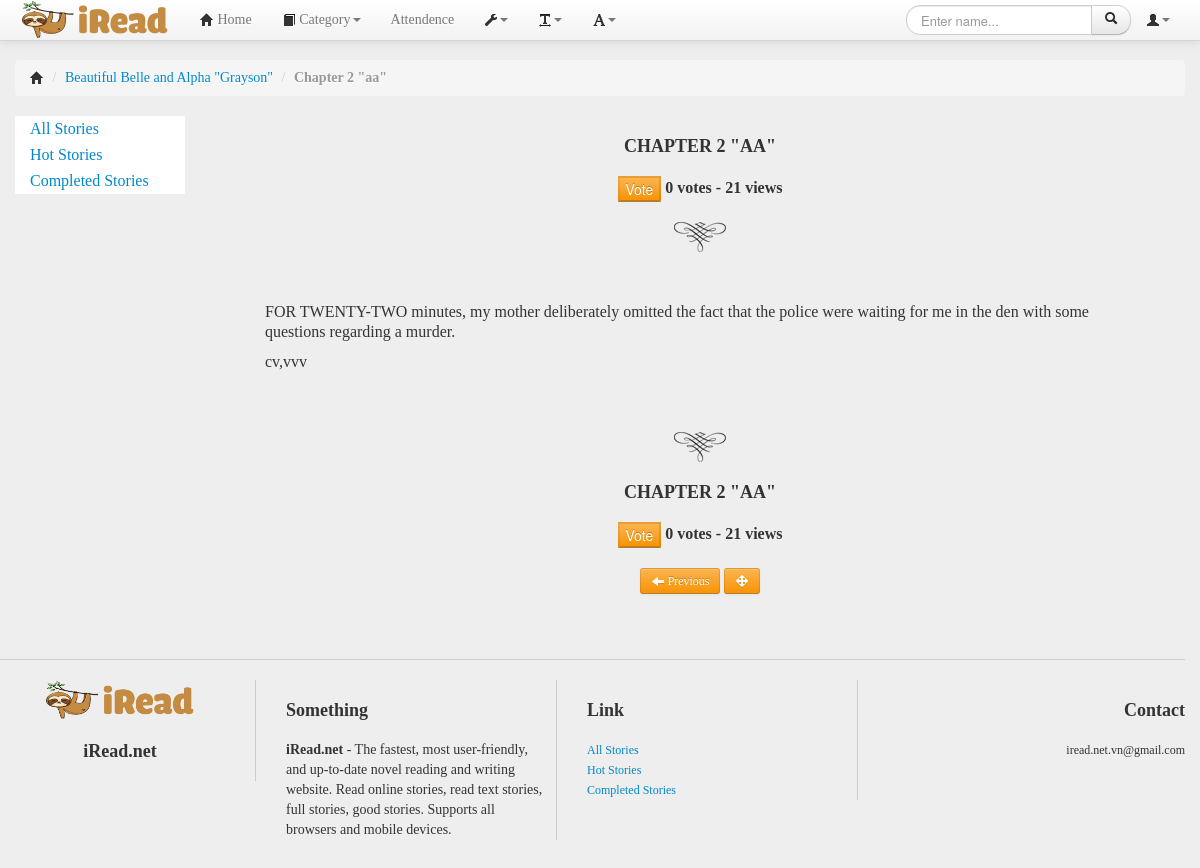
/readstory.php?storyID=1&chapterID=34 (signed in), run on an earlier commit of the app's database.
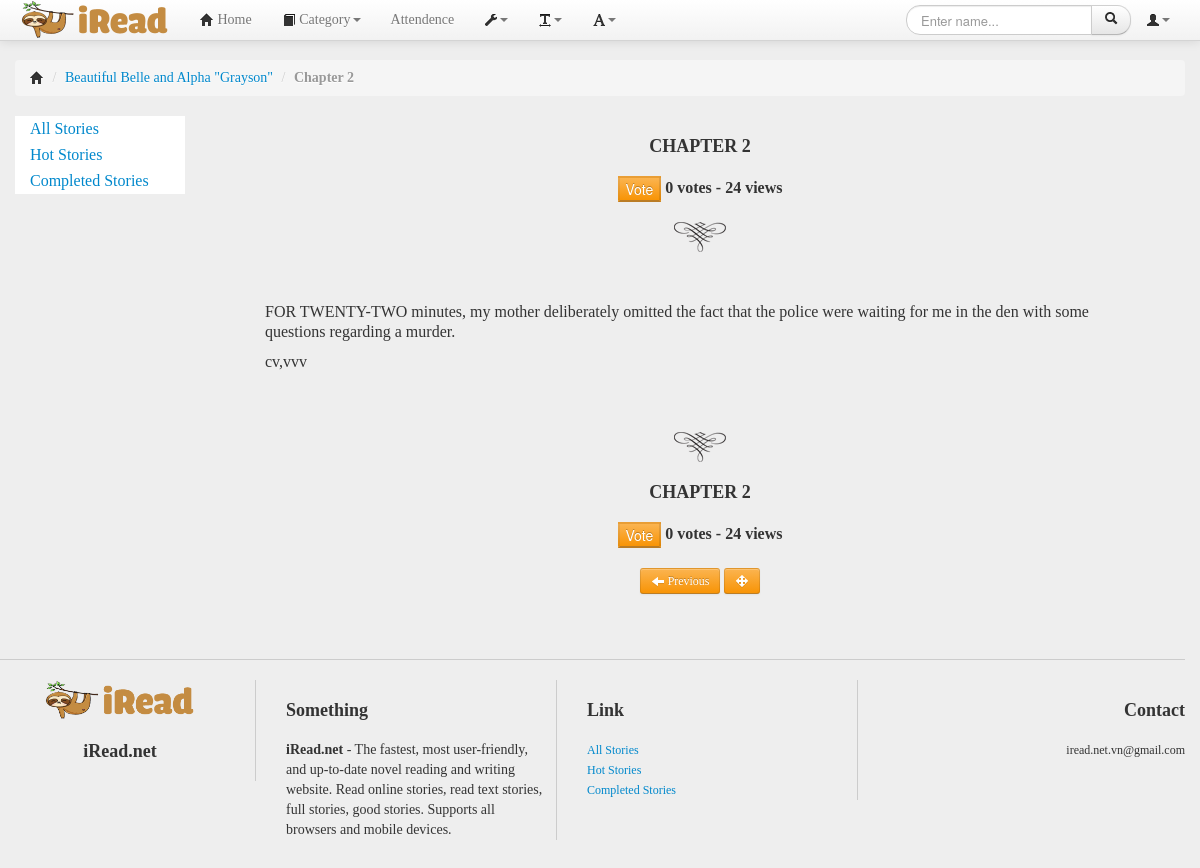
And on a later commit of the database.
### tables this page shows
CREATE TABLE `chapter` (
  `chapterID` bigint(20) NOT NULL,
  `chapterName` varchar(255) NOT NULL,
  `storyID` int(10) NOT NULL,
  `content` longtext NOT NULL,
  `requireCoin` tinyint(1) NOT NULL DEFAULT 0,
  `view` bigint(20) NOT NULL DEFAULT 0
);

### db.php (called while the page is built, shortened)
<?php
	$hostname='localhost';
	$username='root';
	$password='';
	$dbname='final_project';
	$port=3306;
	function query($sql)
	{
		global $hostname;
		global $username;
		global $password;
		global $dbname;
		global $port;
		$conn = new mysqli($hostname, $username, $password, $dbname, $port);
		$result = $conn->query($sql);
		$rows = mysqli_fetch_all($result);
		return $rows;
	}
	function decryptString($string)
	{
		$string = str_replace('!1$#5', '"', $string);
		$string = str_replace("^-&~5", "'", $string);
		return($string);
	}
?>

### readstory.php (the view, shortened to what the changed rows need)
<!DOCTYPE html>
<html lang="vi">
<head>
<link href="css/bootstrap-modal.css" rel="stylesheet">
<link href="css/bootstrap.min.css" rel="stylesheet">
<link href="css/bootstrap-responsive.css" rel="stylesheet">
<link href="css/yamm.css" rel="stylesheet">
<link href="css/style.css" rel="stylesheet">
<link href="css/chosen.css" rel="stylesheet">
</head>
<?php
	require_once("./db.php");
    if(!isset($_SESSION['username'])){
?>
    	<script >
			alert ("You must login to access this page!");
			window.location.replace("./login.php");
		</script>
<?php
	}else{
		if(isset($_GET['storyID']) && isset($_GET['chapterID'])){
			$storyID=$_GET['storyID'];
			$chapterID=$_GET['chapterID'];
			$is_paided = 0;
			$sql = "SELECT * FROM chapter WHERE chapterID='" .$chapterID . "'";
			$row = query($sql);
			$chapterName = $row[0][1];
			$view = $row[0][5];
			$sql1 = "SELECT * FROM story WHERE storyID='" .$storyID . "'";
			$row1 = query($sql1);
			$memberID = $row1[0][2];
			$viewNumber = $row1[0][5];
			$sql5 = "SELECT * FROM member WHERE username='" .$_SESSION['username'] . "'";
			$row5 = query($sql5);
			$readerID = $row5[0][0];
			if($row[0][4] == 1 && $readerID != $memberID && $_SESSION['role'] != "admin"){
				$sql4 = "SELECT * FROM chapter_payment WHERE chapterID='" .$chapterID . "'";
				if(execsql($sql4)!=null){
					$row4 = query($sql4);
					for($i=0; $i < count($row4); $i++){
						if($row4[$i][1] == $readerID){
							$is_paided = 1;
						}else{
							$is_paided = 0;
						}
					}
				}else{
					$is_paided = 0;
				}
					if($is_paided == 0){
			?>
					<body onload="activepopup()">
			<?php
				}else{
					$sql6 = "UPDATE chapter SET view='" .$view+1 ."'WHERE chapterID='" .$chapterID ."'";
					$result6 = execsql($sql6);
					$row8 = query($sql);
					$view1 = $row8[0][5];
					$sql9 = "UPDATE story SET viewNumber='" .$viewNumber+1 ."'WHERE storyID='" .$storyID ."'";
					$result9 = execsql($sql9);
			?>
					<body>
			<?php
				}
			}else{
				$row8 = query($sql);
				$view1 = $row8[0][5];
		?>
				<body>
		<?php
			}
		}
	}
?>
<div class="tbpopup" id="tbpopup-1">
<div class="container">
	<div class="row">
		<div class="span12">
			<ul class="breadcrumb">
				<li class="active"><strong><?=decryptString($chapterName)?></strong></li>
			</ul>
			<div class="row wrapper">
				<div class="span10">
					<div id="noidungtruyen">
						<h1 style="text-align: center;text-transform: uppercase; font-weight: bold;"><?=decryptString($row[0][1])?></h1>
						<div style="text-align: center; font-size: 16px; font-weight: bold;">
						<?php
							$is_vote = 0;
							$sql7 = "SELECT * FROM vote WHERE chapterID='" .$chapterID . "'";
							if(execsql($sql7)!=null){
								$row7 = query($sql7);
								$vote = count($row7);
							}else{
								$is_vote = 0;
							}
							if($is_vote == 0){
						?>
								<form method="post" action="chaptervote.php">
									<button type="submit" name="vote_submit" class="btn-warning">Vote</button> <?=$vote?> votes -
									<span itemprop="votes"><?=$view1?> views</span>
								</form>
						<?php
							}
						?>
						</div>
						<hr class="start-chap">
						<div class="text-truyen" id="id_noidung_chuong" style="margin:50px;">
							<?=decryptString($row[0][3])?>
						</div>
					</div>
					<div class="chapfoot" style=" width:100%; float:left; ">
					<hr class="start-chap">
					<h2 style="text-align: center;text-transform: uppercase; font-weight: bold;"><?=decryptString($row[0][1])?></h2>
					<div style="text-align: center; font-size: 16px; font-weight: bold;">
						<?php
							$is_vote = 0;
							$sql7 = "SELECT * FROM vote WHERE chapterID='" .$chapterID . "'";
							if(execsql($sql7)!=null){
								$row7 = query($sql7);
								$vote = count($row7);
							}else{
								$is_vote = 0;
							}
							if($is_vote == 0){
						?>
								<form method="post" action="chaptervote.php">
									<button type="submit" name="vote_submit" class="btn-warning">Vote</button> <?=$vote?> votes -
									<span itemprop="votes"><?=$view1?> views</span>
								</form>
						<?php
							}
						?>
					</div>
					<?php
					$sql2 = "Select * from chapter where storyID='" .$storyID . "'";
					$row2 = query($sql2);
					if(count($row2) > 1)
					{
					?>
					<div class="mobi-chuyentrang">
						<?php
							$sql3 = "Select chapterID, chapterName from chapter WHERE storyID='" .$storyID . "' ORDER BY chapterID DESC";
							$row3 = query($sql3);
							if($row2[0][0] == $chapterID)
							{
						?>
								<a data-toggle="modal" href="#chap_jump" class="btn btn-small btn-warning">
									<i class="icon-move icon-white"></i>
								</a>
								<a href="readstory.php?storyID=<?=$storyID?>&chapterID=<?=$row2[1][0]?>" class="btn btn-small btn-warning">
									<i class="icon-arrow-right icon-white"></i> Next
								</a>
						<?php
							}else if($row3[0][0] == $chapterID)
							{
						?>
								<a href="readstory.php?storyID=<?=$storyID?>&chapterID=<?=$row3[1][0]?>" class="btn btn-small btn-warning">
								</a>
								<a data-toggle="modal" href="#chap_jump" class="btn btn-small btn-warning">
								</a>
						<?php
							}
						?>
					</div>
					<?php
						}
					?>
				</div>
			</div>
		<?php
			require_once("./footers/footer.php");
		?>
	</div>
</div>
</body>
</html>

What changed in the data, as far as the page shows it:
changed chapter: chapterName "Chapter 2 \"aa\"" → "Chapter 2"; chapterName "CHAPTER 2 \"AA\"" → "CHAPTER 2"; view "21" → "24"
